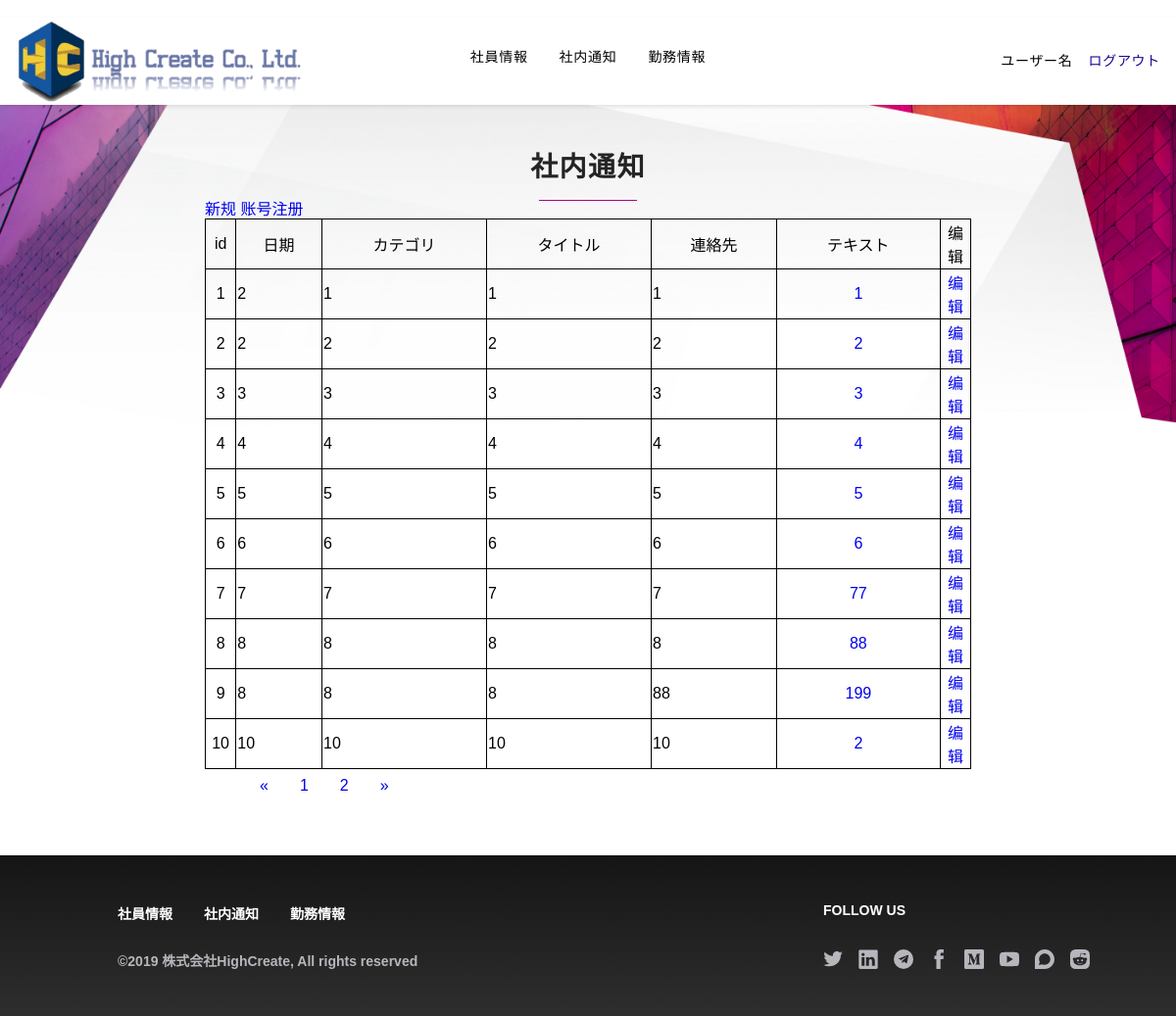
Screenshot of /notice/ (signed in) with the database file from the repository.
### homepage/models.py (models this page shows)
class noticeInfo(models.Model):
    userId = models.CharField(primary_key=True, max_length=20, verbose_name='userId')
    userName = models.CharField(blank=True, max_length=100, verbose_name='userName')
    userData = models.CharField(blank=True, max_length=100, verbose_name='userData')
    userCategory = models.CharField(blank=True, max_length=100, verbose_name='userCategory')
    userTitle = models.CharField(blank=True, max_length=100, verbose_name='userTitle')
    userContact = models.CharField(blank=True, max_length=100, verbose_name='userContact')
    userText = models.CharField(blank=True, max_length=200, verbose_name='userText')
    class Meta:
        managed = False
        db_table = 'noticeInfo'

### homepage/officeviews.py (the view, shortened to what this page needs)
# urls.py: path('notice/', officeviews.notice, name='notice'),
def notice(request):
    page = request.GET.get('page')
    if page:
        page = int(page)
    else:
        page = 1
    settings_name = request.session.get('userName')
    detail_info = models.noticeInfo.objects.filter(userName=settings_name)
    authority = models.userInfo.objects.get(userName=settings_name).Authority
    if authority == 1:
        detail_info = models.noticeInfo.objects.all()
        paginator = Paginator(detail_info, 10)
        page_num = paginator.num_pages
        page_article_list = paginator.page(page)
        if page_article_list.has_next():
            next_page = page + 1
        else:
            next_page = page
        if page_article_list.has_previous():
            previous_page = page - 1
        else:
            previous_page = page
        return render(request, 'notice.html',
                      {
                          'detail_info': page_article_list,
                          'page_num': range(1, page_num + 1),
                          'curr_page': page,
                          'next_page': next_page,
                          'previous_page': previous_page
                      }
                      )

### templates/notice.html (shortened to what this page needs)
{% extends 'officebase.html' %} {% block title %}社内通知 | HighCreate{% endblock %} {% block content %}
    <div class="p-3 bg-center bg-top bg-white mx-auto relative xl:p-0 PageWrap__ContentContainer-kkdcvd-0 dzVwN"
         id="site-content" ng-controller="ScrollController" data-ng-init="init('{{ jumpflag }}')">
        <div classnames="">
            <div class="Mantel__Container-sc-90mahe-0 loqmwV">
                <header>
                    <h1 class=" font-sans text-charcoal tracking-wide uppercase text-center pb-2 font-black uppercase md:text-3xl text-3xl">
                        社内通知</h1>
                    <div class=" h-px bg-magenta mx-auto" style="width: 100px;">
                    </div>
                </header>
            </div>
            <div class="Technology__SectionContainer-sc-1uzfb71-0 dnLgNL">
                <div>
                    <a href="/newinformation">新规</a>
                    <a href="/registerMember">账号注册</a>
                </div>
                <div>
                    <table class="table table-bordered ">
                        <tr class="text-center">
                            <td style="width: 4%;">id</td>
                            <td>日期</td>
                            <td>カテゴリ</td>
                            <td>タイトル</td>
                            <td>連絡先</td>
                            <td>テキスト</td>
                            <td style="width: 4%;">编辑</td>
                        </tr>
                        {% for detail_info in detail_info %}
                            <tr>
                                <td class="text-center">{{ detail_info.userId }}</td>
                                <td>{{ detail_info.userData }}</td>
                                <td>{{ detail_info.userCategory }}</td>
                                <td>{{ detail_info.userTitle }}</td>
                                <td>{{ detail_info.userContact }}</td>
                                <td class="text-center">
                                    <a class="btn btn-default btn-xs"
                                       href="/notices/{{ detail_info.userId }}">{{ detail_info.userText }}</a>
                                </td>
                                <td class="text-center">
                                    <a class="btn btn-default btn-xs" href="/notice/{{ detail_info.userId }}">编辑</a>
                                </td>
                            </tr>
                        {% endfor %}
                    </table>
                </div>
                <div class="boby-footer">
                    <div class="col-md-5 col-md-offset-5">
                        <nav aria-label="Page navigation">
                            <ul class="pagination">
                                <li>
                                    <a href="?page={{ previous_page }}" aria-label="Previous">
                                        <span aria-hidden="true">&laquo;</span>
                                    </a>
                                </li>
                                {% for num in page_num %}
                                    <li><a href="?page={{ num }}">{{ num }}</a></li>
                                {% endfor %}
                                <li>
                                    <a href="?page={{ next_page }}" aria-label="Next">
                                        <span aria-hidden="true">&raquo;</span>
                                    </a>
                                </li>
                            </ul>
                        </nav>
                    </div>
                </div>
            </div>
        </div>
    </div>
{% endblock %}

### homepage/static/css/index_sub.css (style rules this page uses)
.loqmwV { padding-top: 20%; overflow: hidden; margin: -1.5rem -1.5rem 0px; }
@media (min-width: 576px) { .loqmwV { padding-top: 9%; } }
@media (min-width: 992px) { .loqmwV { padding-top: 1%; padding-top: 5rem; } }
@media (min-width:1200px) { .loqmwV { padding-top: 4%; margin: 0; } }
@media (min-width: 321px) { .dzVwN { background: url(../pic/economic_policy-mobile-2x.jpg) center top / 100% no-repeat; } }
@media (min-width: 992px) { .dzVwN { background: url(../pic/economic_policy-desktop.jpg) center top / 100% no-repeat; } }
@media (min-width: 992px) { .dzVwN { min-height: 460px; } }
.dnLgNL { padding-left: 1rem; padding-right: 1rem; margin-left: auto; margin-right: auto; max-width: 50.875rem; }

### homepage/static/css/contact_main.css (style rules this page uses)
body { margin: 0 }

### templates/notice.html (style rules this page uses)
table { border-collapse: collapse; }
table, td, th { border: 1px solid black; }
li { list-style: none; float: left; padding: 8px 16px; text-decoration: none; }
a { text-decoration: none; }

### rows the page displays
noticeInfo: userId "1", userData "2", userCategory "1", userTitle "1", userContact "1", userText "1"
noticeInfo: userId "2", userData "2", userCategory "2", userTitle "2", userContact "2", userText "2"
noticeInfo: userId "3", userData "3", userCategory "3", userTitle "3", userContact "3", userText "3"
noticeInfo: userId "4", userData "4", userCategory "4", userTitle "4", userContact "4", userText "4"
noticeInfo: userId "5", userData "5", userCategory "5", userTitle "5", userContact "5", userText "5"
noticeInfo: userId "6", userData "6", userCategory "6", userTitle "6", userContact "6", userText "6"
noticeInfo: userId "7", userData "7", userCategory "7", userTitle "7", userContact "7", userText "77"
noticeInfo: userId "8", userData "8", userCategory "8", userTitle "8", userContact "8", userText "88"
noticeInfo: userId "9", userData "8", userCategory "8", userTitle "8", userContact "88", userText "199"
noticeInfo: userId "10", userData "10", userCategory "10", userTitle "10", userContact "10", userText "2"

### other values shown
{{ num }} "1" "2"
